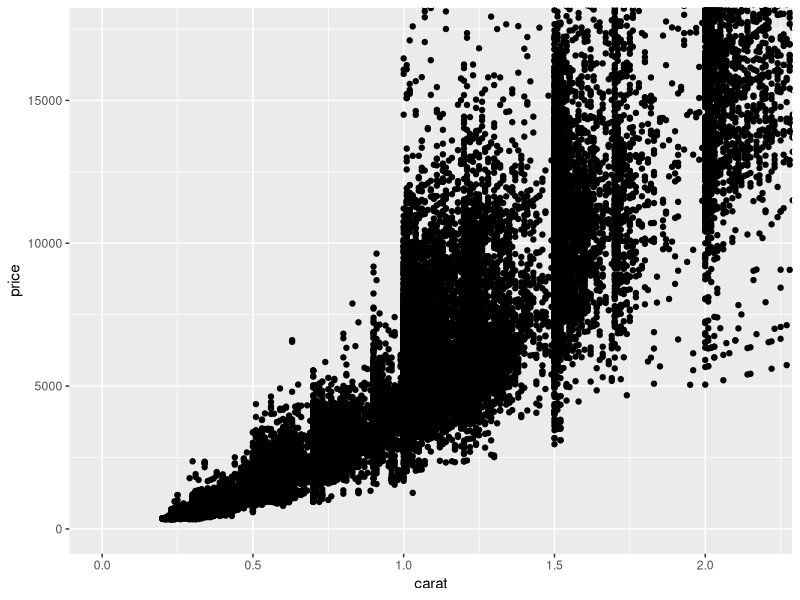
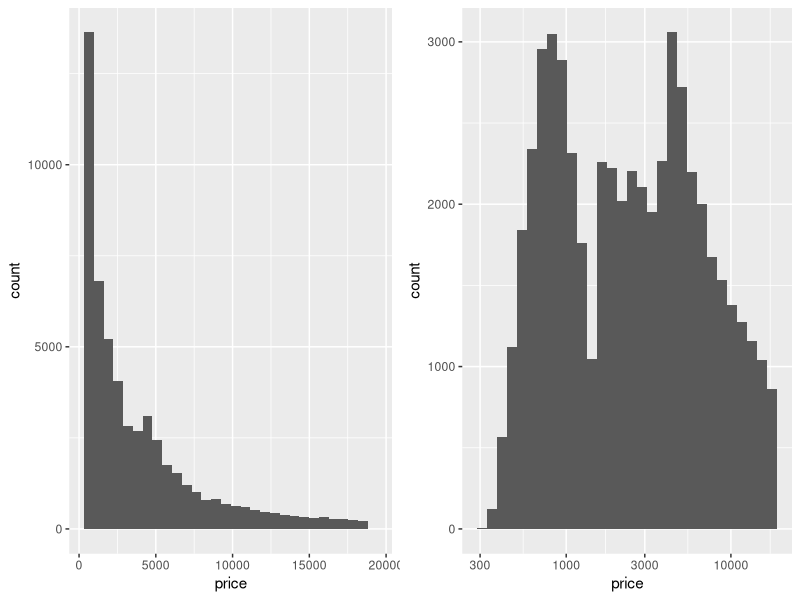
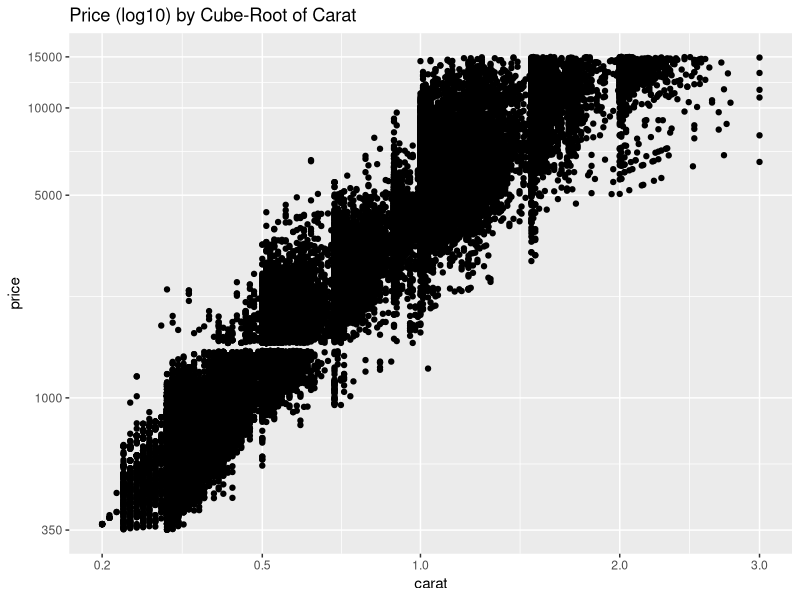
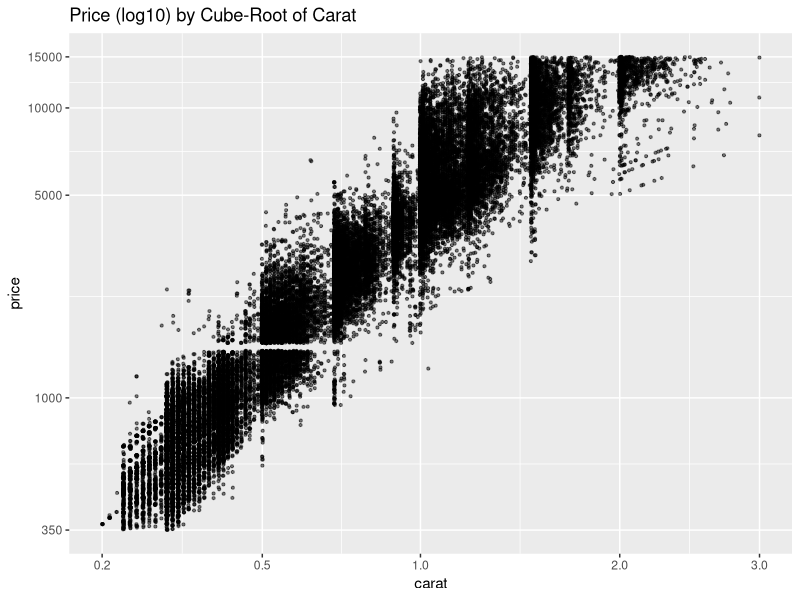
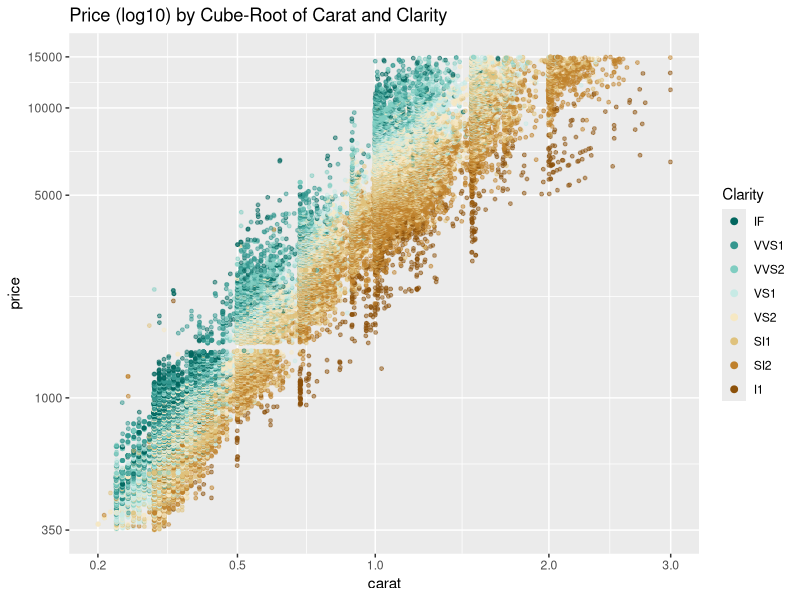
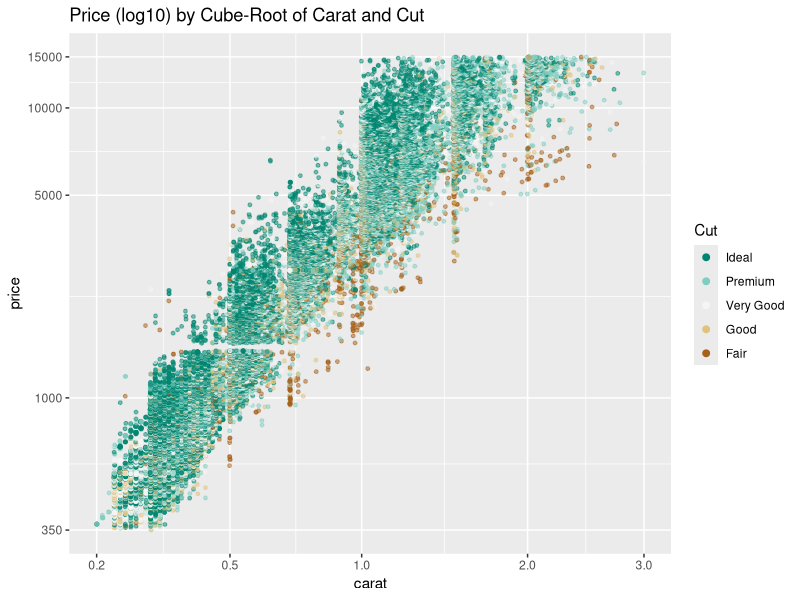
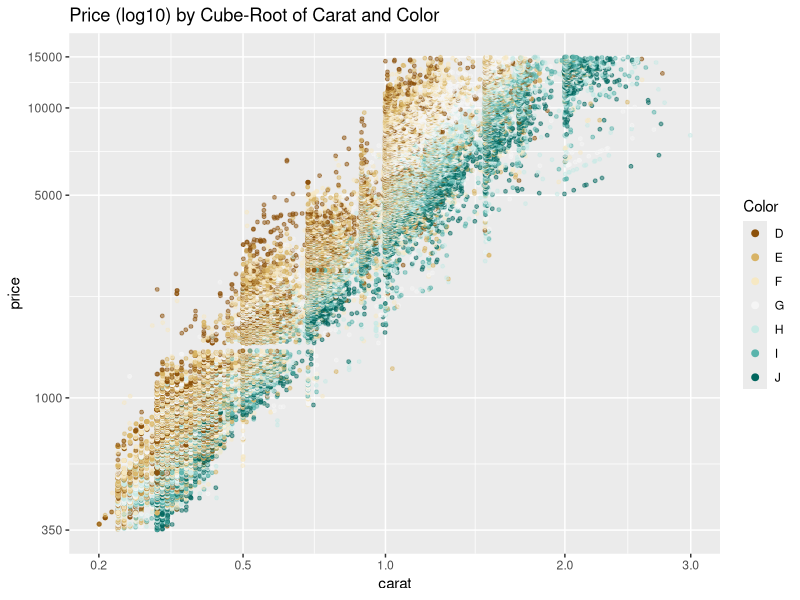

These charts were generated, in order, by the following R code:
## ---- chunk 1
library(ggplot2)
library(gridExtra)
library(scales)
library(RColorBrewer)
## ---- chunk 2
ggplot(data=diamonds, aes(x=carat, y=price)) + geom_point() +
  coord_cartesian(xlim=c(0, quantile(diamonds$carat, 0.99)), ylim=c(0, quantile(diamonds$price, 0.99)))
## ---- chunk 3
plot1 <- ggplot(data=diamonds, aes(x=price)) + geom_histogram()
  ggtitle('Price')

plot2 <- ggplot(data=diamonds, aes(x=price)) + geom_histogram() + scale_x_log10()
  ggtitle('Price (log10)')

grid.arrange(plot1, plot2, ncol=2)
## ---- chunk 4
cuberoot_trans = function() trans_new('cuberoot', 
                                      transform = function(x) x^(1/3),
inverse = function(x) x^3)
## ---- chunk 5
ggplot(aes(carat, price), data = diamonds) + 
  geom_point() + 
  scale_x_continuous(trans = cuberoot_trans(), limits = c(0.2, 3),
                     breaks = c(0.2, 0.5, 1, 2, 3)) + 
  scale_y_continuous(trans = log10_trans(), limits = c(350, 15000),
                     breaks = c(350, 1000, 5000, 10000, 15000)) +
  ggtitle('Price (log10) by Cube-Root of Carat')
## ---- chunk 6
ggplot(aes(carat, price), data = diamonds) + 
  geom_point(alpha=0.5, size=0.75, position='jitter') + 
  scale_x_continuous(trans = cuberoot_trans(), limits = c(0.2, 3),
                     breaks = c(0.2, 0.5, 1, 2, 3)) + 
  scale_y_continuous(trans = log10_trans(), limits = c(350, 15000),
                     breaks = c(350, 1000, 5000, 10000, 15000)) +
  ggtitle('Price (log10) by Cube-Root of Carat')
## ---- chunk 7
ggplot(aes(x = carat, y = price, color = clarity), data = diamonds) + 
  geom_point(alpha = 0.5, size = 1, position = 'jitter') +
  scale_color_brewer(type = 'div',
    guide = guide_legend(title = 'Clarity', reverse = T,
    override.aes = list(alpha = 1, size = 2))) +  
  scale_x_continuous(trans = cuberoot_trans(), limits = c(0.2, 3),
    breaks = c(0.2, 0.5, 1, 2, 3)) + 
  scale_y_continuous(trans = log10_trans(), limits = c(350, 15000),
    breaks = c(350, 1000, 5000, 10000, 15000)) +
  ggtitle('Price (log10) by Cube-Root of Carat and Clarity')
## ---- chunk 8
ggplot(aes(x = carat, y = price, color = cut), data = diamonds) + 
  geom_point(alpha = 0.5, size = 1, position = 'jitter') +
  scale_color_brewer(type = 'div',
                     guide = guide_legend(title = 'Cut', reverse = T,
                                          override.aes = list(alpha = 1, size = 2))) +  
  scale_x_continuous(trans = cuberoot_trans(), limits = c(0.2, 3),
                     breaks = c(0.2, 0.5, 1, 2, 3)) + 
  scale_y_continuous(trans = log10_trans(), limits = c(350, 15000),
                     breaks = c(350, 1000, 5000, 10000, 15000)) +
  ggtitle('Price (log10) by Cube-Root of Carat and Cut')
## ---- chunk 9
ggplot(aes(x = carat, y = price, color = color), data = diamonds) + 
  geom_point(alpha = 0.5, size = 1, position = 'jitter') +
  scale_color_brewer(type = 'div',
                     guide = guide_legend(title = 'Color', reverse = F,
                                          override.aes = list(alpha = 1, size = 2))) +  
  scale_x_continuous(trans = cuberoot_trans(), limits = c(0.2, 3),
                     breaks = c(0.2, 0.5, 1, 2, 3)) + 
  scale_y_continuous(trans = log10_trans(), limits = c(350, 15000),
                     breaks = c(350, 1000, 5000, 10000, 15000)) +
  ggtitle('Price (log10) by Cube-Root of Carat and Color')
